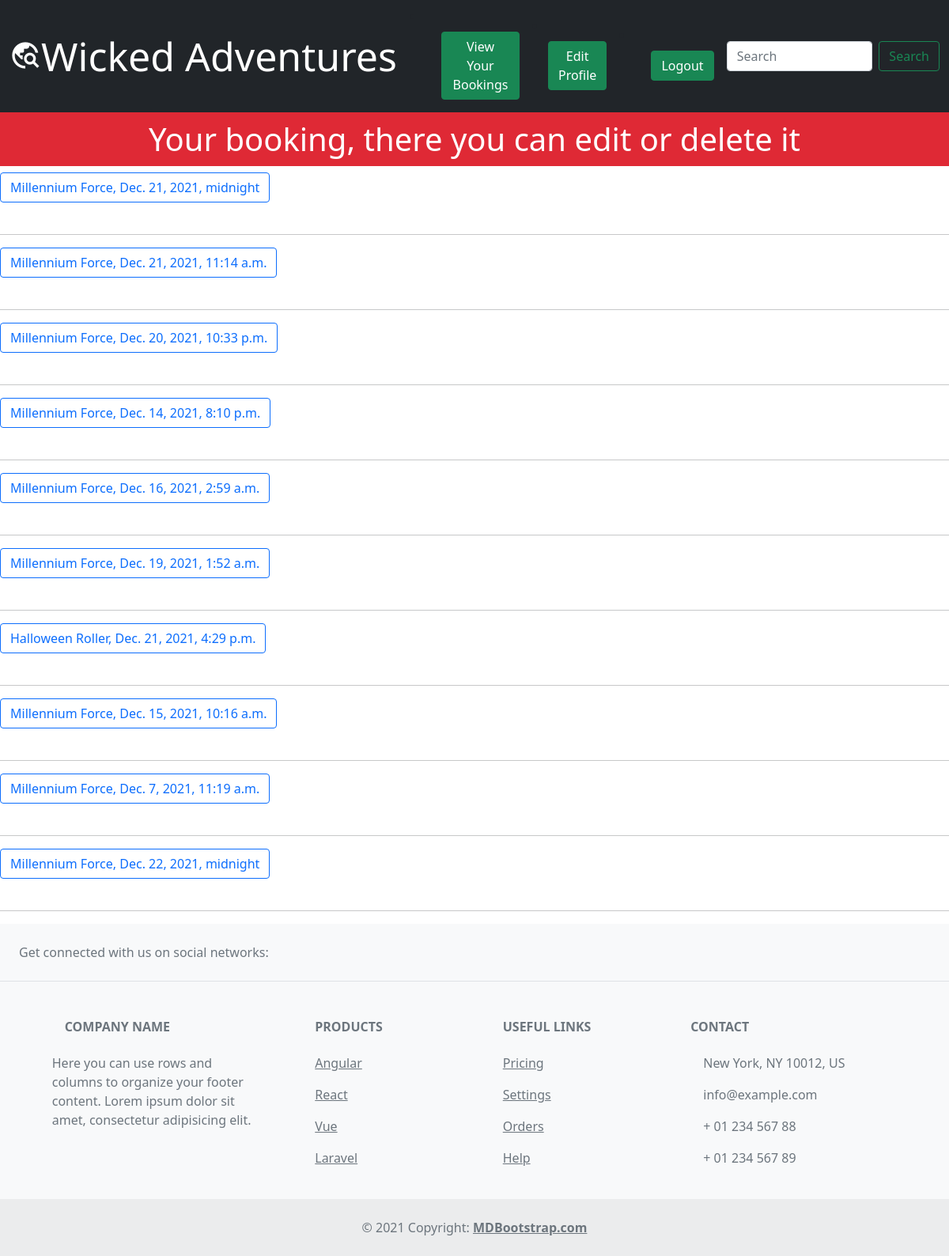
Screenshot of /your_booking/1/ (signed in) with the database file from the repository.
### book/models.py (models this page shows, shortened)
class Booking(models.Model):
    user = models.ForeignKey(User, null=True, on_delete=models.CASCADE)
    title = models.CharField(max_length=200)
    start_time = models.DateTimeField()

### book/views.py (the view)
# urls.py: path('your_booking/<int:pk>/', YourBooking.as_view(), name='your_booking'),
class YourBooking(generic.ListView):
    model = Booking
    template_name = 'your_booking.html'
    def get_context_data(self, *args, **kwargs)-> object:
        context = {}
        page_user = get_object_or_404(Profile, id=self.kwargs['pk'])
        book = Booking.objects.filter(user=page_user.user)
        context["book"] = book
        return context

### book/templates/your_booking.html (shortened to what this page needs)
{% extends 'base-extended.html' %}
{% block content %}
{% if user.is_authenticated %}
    <h1 style="color: white; background-color: #DF2935; padding: 10px; text-align: center;">Your booking, there you can edit or delete it</h1>
    {% for booking in book %}
        <button type="button" class="btn btn-outline-primary">{{booking.title}}, {{booking.start_time}}</button>
        </br></br><hr>
    {% endfor %}
{% endif %}
{% endblock %}

### book/templates/base-extended.html (shortened to what this page needs)
<!doctype html>
<html lang="en">
  <head>
    <link href="https://cdn.jsdelivr.net/npm/bootstrap@5.1.3/dist/css/bootstrap.min.css" rel="stylesheet">
  </head>
  <body>
    <nav class="navbar navbar-expand-lg navbar-primary bg-dark">
        <div class="container-fluid">
          <a class="navbar-brand" href="{% url 'home' %}" style="color: white; font-size: 50px;"><span class="material-icons-outlined" style="font-size: 40px;">travel_explore</span>Wicked Adventures</a>
          <div class="collapse navbar-collapse" id="navbarSupportedContent">
              {% if user.is_authenticated %}
                {% if user.location.user.id %}
                <li class="nav-item">
                  <a class="nav-link" href="{% url 'calendar' user.location.id %}" style="color: white; padding-left: 40px;"><button type="button" class="btn btn-success">Calendar</button></a>
                </li>
                <li class="nav-item">
                  <a class="nav-link" href="{% url 'add_attraction' %}" style="color: white; "><button type="button" class="btn btn-success">Add Attraction</button></a>
                </li>
                {% else %}
                  {% if user.profile.id %}
                    <li class="nav-item">
                      <a class="nav-link" href="{% url 'your_booking' user.profile.id %}" style="color: white; padding-left: 40px;"><button type="button" class="btn btn-success">View Your Bookings</button></a>
                    </li>
                  {% endif %}
                {% endif %}
                {% if user.profile.id %}
                  <li class="nav-item">
                    <a class="nav-link" href="{% url 'edit_profile' %}" style="color: white; padding-left: 20px;"><button type="button" class="btn btn-success">Edit Profile</button></a>
                  </li>
                {% else %}
                  <li class="nav-item">
                    <a class="nav-link" href="{% url 'add_profile' %}" style="color: white; padding-left: 20px;"><button type="button" class="btn btn-success">Add Profile</button></a>
                  </li>
                {% endif %}
                <li class="nav-item">
                  <a class="nav-link" href="{% url 'logout' %}" style="color: white; padding-left: 40px;"><button type="button" class="btn btn-success">Logout</button></a>
                </li>
              {% endif %}
	  </div>
      <form class="d-flex">
        <input class="form-control me-2" type="search" placeholder="Search" aria-label="Search">
        <button class="btn btn-outline-success" type="submit">Search</button>
      </form>
	</div>
      </nav>
    {% block content %}
    {% endblock content %}
<footer class="text-center text-lg-start bg-light text-muted">
  <section
    class="d-flex justify-content-center justify-content-lg-between p-4 border-bottom"
  >
    <div class="me-5 d-none d-lg-block">
      <span>Get connected with us on social networks:</span>
    </div>
    <div>
    </div>
  </section>
  <section class="">
    <div class="container text-center text-md-start mt-5">
      <div class="row mt-3">
        <div class="col-md-3 col-lg-4 col-xl-3 mx-auto mb-4">
          <h6 class="text-uppercase fw-bold mb-4">
            Company name
          </h6>
          <p>
            Here you can use rows and columns to organize your footer content. Lorem ipsum
            dolor sit amet, consectetur adipisicing elit.
          </p>
        </div>
        <div class="col-md-2 col-lg-2 col-xl-2 mx-auto mb-4">
          <h6 class="text-uppercase fw-bold mb-4">
            Products
          </h6>
          <p>
            <a href="#!" class="text-reset">Angular</a>
          </p>
          <p>
            <a href="#!" class="text-reset">React</a>
          </p>
          <p>
            <a href="#!" class="text-reset">Vue</a>
          </p>
          <p>
            <a href="#!" class="text-reset">Laravel</a>
          </p>
        </div>
        <div class="col-md-3 col-lg-2 col-xl-2 mx-auto mb-4">
          <h6 class="text-uppercase fw-bold mb-4">
            Useful links
          </h6>
          <p>
            <a href="#!" class="text-reset">Pricing</a>
          </p>
          <p>
            <a href="#!" class="text-reset">Settings</a>
          </p>
          <p>
            <a href="#!" class="text-reset">Orders</a>
          </p>
          <p>
            <a href="#!" class="text-reset">Help</a>
          </p>
        </div>
        <div class="col-md-4 col-lg-3 col-xl-3 mx-auto mb-md-0 mb-4">
          <h6 class="text-uppercase fw-bold mb-4">
            Contact
          </h6>
          <p> New York, NY 10012, US</p>
          <p>
            info@example.com
          </p>
          <p> + 01 234 567 88</p>
          <p> + 01 234 567 89</p>
        </div>
      </div>
    </div>
  </section>
  <div class="text-center p-4" style="background-color: rgba(0, 0, 0, 0.05);">
    © 2021 Copyright:
    <a class="text-reset fw-bold" href="https://mdbootstrap.com/">MDBootstrap.com</a>
  </div>
</footer>
  </body>
</html>

### rows the page displays
Booking: title "Millennium Force", start_time "Dec. 21, 2021, midnight"
Booking: title "Millennium Force", start_time "Dec. 21, 2021, 11:14 a.m."
Booking: title "Millennium Force", start_time "Dec. 20, 2021, 10:33 p.m."
Booking: title "Millennium Force", start_time "Dec. 14, 2021, 8:10 p.m."
Booking: title "Millennium Force", start_time "Dec. 16, 2021, 2:59 a.m."
Booking: title "Millennium Force", start_time "Dec. 19, 2021, 1:52 a.m."
Booking: title "Halloween Roller", start_time "Dec. 21, 2021, 4:29 p.m."
Booking: title "Millennium Force", start_time "Dec. 15, 2021, 10:16 a.m."
Booking: title "Millennium Force", start_time "Dec. 7, 2021, 11:19 a.m."
Booking: title "Millennium Force", start_time "Dec. 22, 2021, midnight"
